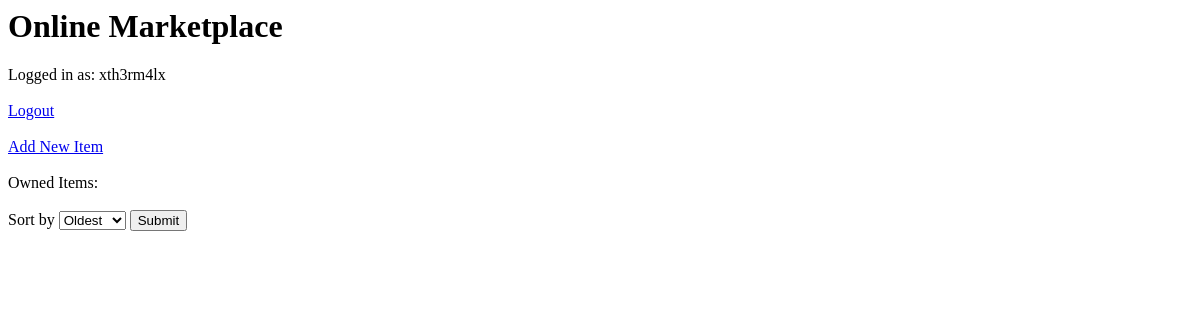
Page /home/xth3rm4lx on the earlier database version.
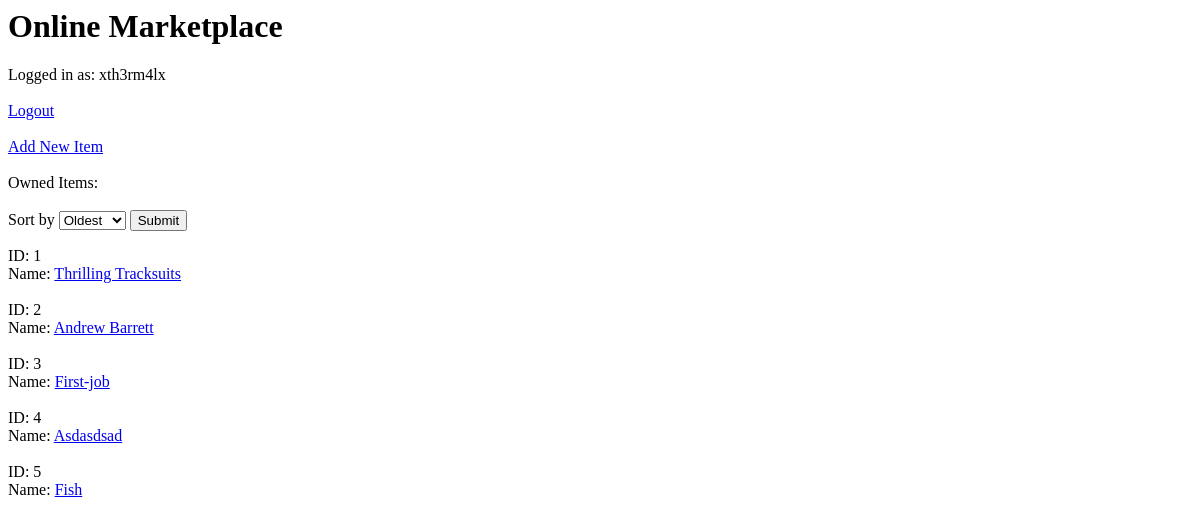
Same page on the later database version.
### application/models.py (models this page shows)
class Inventory(db.Model):
    id = db.Column(db.Integer, primary_key = True)
    name = db.Column(db.String(30), nullable = False)
    user_id = db.Column(db.String(30), db.ForeignKey('users.username'), nullable = False)

### application/routes.py (the view)
@app.route('/home/<username>', methods = ['GET', 'POST'])
def home(username):
    error = ""
    form = ItemsForm()
    all = Inventory.query.filter_by(user_id = username).all()
    return render_template('home.html', form = form, message = error, username = username, all = all)

### application/models.py
class ItemsForm(FlaskForm):
    name = StringField("Item Name")
    add_item = SubmitField("Add New Item")
    update = SubmitField("Update Item Details")
    delete = SubmitField("Delete")
    order = SelectField('Sort by', choices = [("Oldest", "Oldest"), ("Newest", "Newest"), ("A-Z", "A-Z")])
    submit = SubmitField('Submit')
    back = SubmitField("Back")

### application/templates/home.html (shortened to what this page needs)
{% extends "layout.html" %}
{% block body %}
Logged in as: {{ username }} <br> <br>
<a href = {{ url_for('login') }}>Logout</a><br> <br>
<a href = {{ url_for('add', username = username) }}>Add New Item</a> <br> <br>
Owned Items:<br>
<div class='form'>
    <br>
    <form method='POST' action="{{ url_for('order', username = username) }}">
        {{ form.order.label }} {{ form.order }} {{ form.submit }}
    </form>
</div>
{% for i in all %}
<div class='form'>
    ID: {{ i.id }}<br>
    Name: <a href = {{ url_for('update', id = i.id, username = username) }}>{{ i.name }}</a>
</div>
 <br>
{% endfor %}
{% endblock body %}

### application/templates/layout.html (shortened to what this page needs)
<html>
<body>
<h1>Online Marketplace</h1>
{% block body %}
{% endblock body %}
</body>
</html>

Differences in the rows shown:
added Inventory: id "1", name "Thrilling Tracksuits"
added Inventory: id "2", name "Andrew Barrett"
added Inventory: id "3", name "First-job"
added Inventory: id "4", name "Asdasdsad"
added Inventory: id "5", name "Fish"
